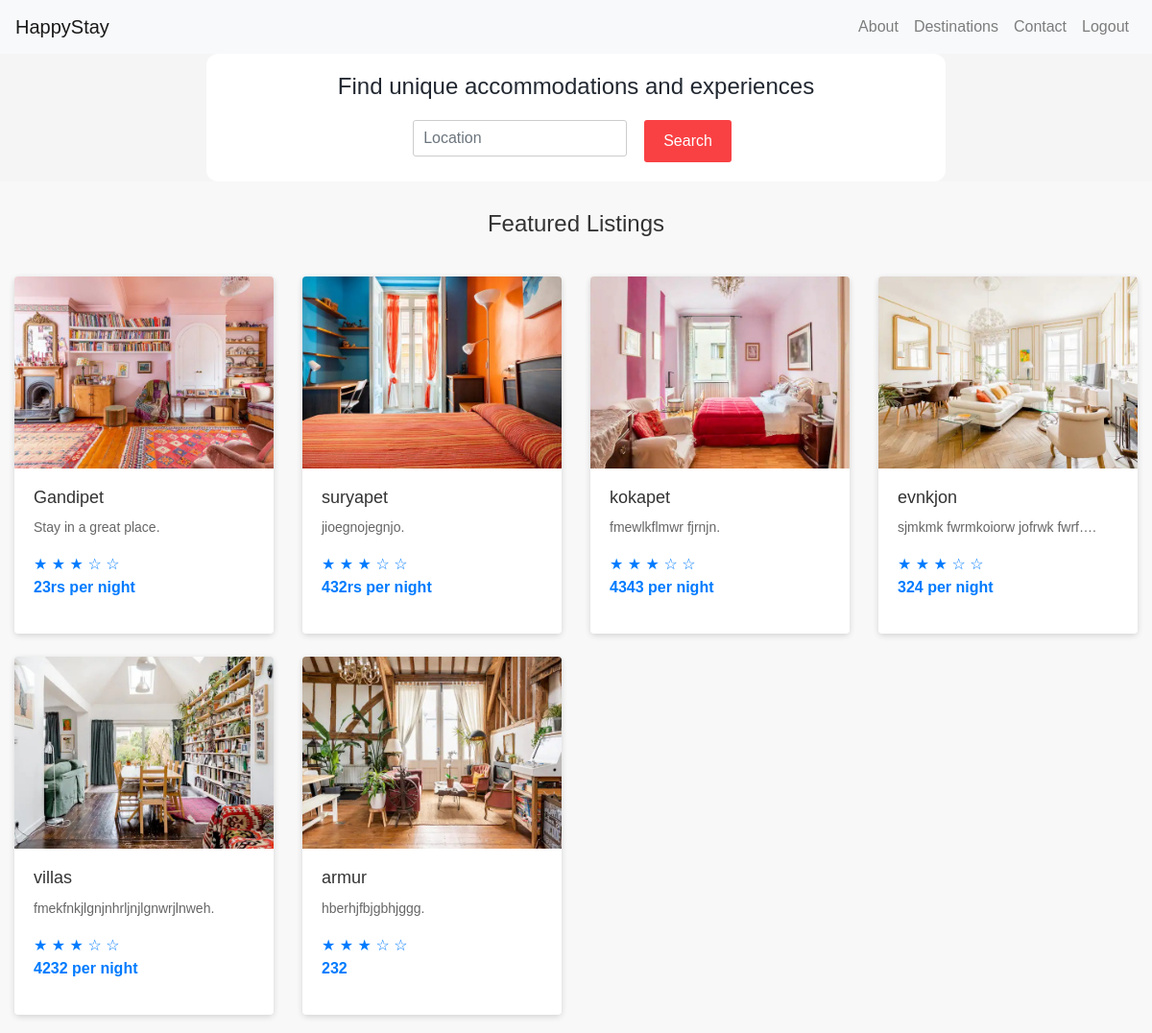
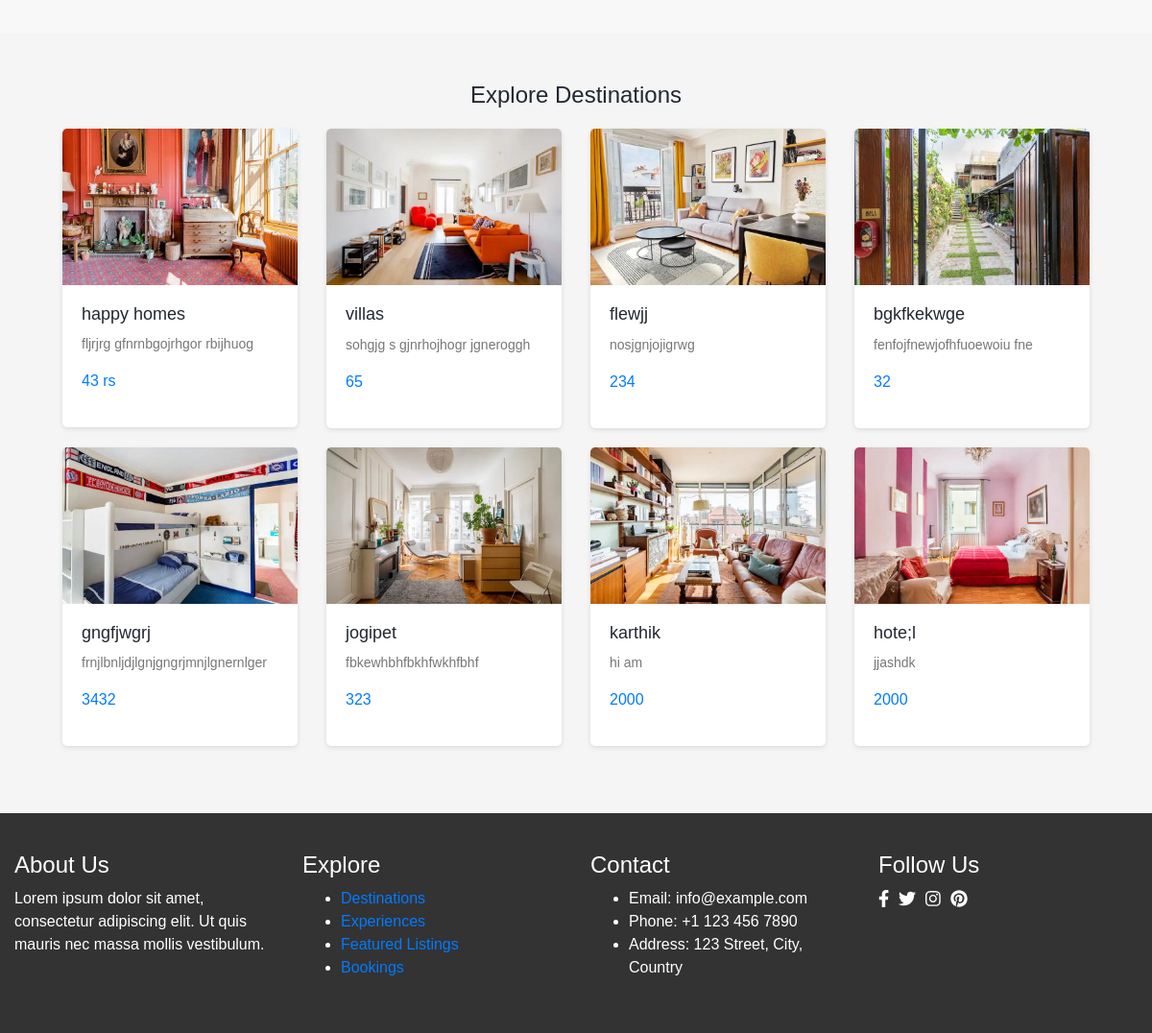
Page /home (signed in) on the committed database (2 pictures, top to bottom).
### myapp/models.py (models this page shows)
class place(models.Model):
    name=models.CharField(max_length=20)
    description=models.CharField(max_length=30)
    rating=models.IntegerField()
    cost=models.CharField(max_length=20)
    city=models.CharField(max_length=20,default='')
    country=models.CharField(max_length=20,default='')
    about=models.CharField(max_length=500,default='')

class Explore(models.Model):
    name=models.CharField(max_length=20)
    description=models.CharField(max_length=100)
    rating=models.IntegerField()
    cost=models.CharField(max_length=20)
    city=models.CharField(max_length=20,default='')
    country=models.CharField(max_length=20,default='')
    about=models.CharField(max_length=500,default='')

### myapp/views.py (the view)
# urls.py: 2. Add a URL to urlpatterns:  path('', views.home, name='home')
@login_required(login_url='signin')
def home(request):
    places=place.objects.all()
    explore_places=Explore.objects.all()
    return render(request,'home.html',{'places':places,'explore':explore_places})

### templates/home.html (shortened to what this page needs)
{% load static %}
<!DOCTYPE html>
<html>
<head>
    <link rel="stylesheet" href="https://stackpath.bootstrapcdn.com/bootstrap/4.5.0/css/bootstrap.min.css">
    <link rel="stylesheet" href="https://cdnjs.cloudflare.com/ajax/libs/font-awesome/5.15.4/css/all.min.css">
    <link rel="stylesheet" href="{% static 'home.css' %}">
</head>
<body>
    <nav class="navbar navbar-expand-lg navbar-light bg-light">
        <a class="navbar-brand" href="#">HappyStay</a>
        <div class="collapse navbar-collapse" id="navbarNav">
            <ul class="navbar-nav ml-auto">
                <li class="nav-item">
                    <a class="nav-link" href="#">About</a>
                </li>
                <li class="nav-item">
                    <a class="nav-link" href="#goto">Destinations</a>
                </li>
                <li class="nav-item">
                    <a class="nav-link" href="#">Contact</a>
                </li>
                <li class="nav-item">
                    <a class="nav-link" href="{% url 'logout' %}">Logout</a>
                </li>
            </ul>
        </div>
    </nav>
    <div class="container">
        <div class="row justify-content-center">
            <div class="col-md-8">
                <div class="search-section text-center">
                    <h2>Find unique accommodations and experiences</h2>
                    <form>
                        <div class="form-row">
                            <div class="col-md-8">
                                <input type="text" id="search-input" class="form-control" placeholder="Location">
                            </div>
                            <div class="col-md-4">
                                <button type="submit" id="search" class="btn btn-primary">Search</button>
                            </div>
                        </div>
                    </form>
                </div>
            </div>
        </div>
    </div>
    <section class="featured-listings">
        <div class="container">
            <h2 class="text-center">Featured Listings</h2>
            <div class="row">
                {% for place in places %}
                <div class="col-12 col-sm-6 col-md-4 col-lg-3" >
                    <a href="/detail/{{place.id}}" style="text-decoration: none;">
                        <div class="card mb-4">
                            <img src="static/images_feat/img{{ place.id}}.jpg" class="card-img-top" alt="Listing 1">
                            <div class="card-body">
                                <h5 class="card-title">{{place.name}}</h5>
                                <p class="card-text">{{place.description|truncatechars_html:30}}.</p>
                                <div class="rating">
                                    <span class="star">&#9733;</span>
                                    <span class="star">&#9733;</span>
                                    <span class="star">&#9733;</span>
                                    <span class="star">&#9734;</span>
                                    <span class="star">&#9734;</span>
                                </div>
                                <p class="card-price">{{place.cost}}</p>
                            </div>
                        </div>
                    </a>
                </div>
                {% endfor %}
            </div>
        </div>
    </section>
    <section class="explore-destinations" id="goto">
        <div class="container">
            <h2 class="text-center" style="margin-bottom: 20px;">Explore Destinations</h2>
            <div class="row">
                {% for place in explore%}
                <div class="col-12 col-sm-6 col-md-4 col-lg-3">
                    <a href="/explores/{{place.id}}" style="text-decoration: none;">
                        <div class="card">
                            <img src="static/images_exp/img{{place.id}}.jpg" class="card-img-top" alt="Destination 1">
                            <div class="card-body">
                                <h5 class="card-title">{{place.name}}</h5>
                                <p class="card-text">{{place.description}}</p>
                                <p class="card-price">{{place.cost}}</p>
                            </div>
                        </div>
                    </a>
                </div>
                {% endfor %}
            </div>
        </div>
    </section>
    <footer>
        <div class="container">
            <div class="row">
                <div class="col-md-3">
                    <h4>About Us</h4>
                    <p>Lorem ipsum dolor sit amet, consectetur adipiscing elit. Ut quis mauris nec massa mollis
                        vestibulum.</p>
                </div>
                <div class="col-md-3">
                    <h4>Explore</h4>
                    <ul>
                        <li><a href="#">Destinations</a></li>
                        <li><a href="#">Experiences</a></li>
                        <li><a href="#">Featured Listings</a></li>
                        <li><a href="#">Bookings</a></li>
                    </ul>
                </div>
                <div class="col-md-3">
                    <h4>Contact</h4>
                    <ul>
                        <li>Email: info@example.com</li>
                        <li>Phone: +1 123 456 7890</li>
                        <li>Address: 123 Street, City, Country</li>
                    </ul>
                </div>
                <div class="col-md-3">
                    <h4>Follow Us</h4>
                    <div class="social-icons">
                        <a href="#" class="icon"><i class="fab fa-facebook-f"></i></a>
                        <a href="#" class="icon"><i class="fab fa-twitter"></i></a>
                        <a href="#" class="icon"><i class="fab fa-instagram"></i></a>
                        <a href="#" class="icon"><i class="fab fa-pinterest"></i></a>
                    </div>
                </div>
            </div>
        </div>
    </footer>
</body>
</html>

### static/home.css (style rules this page uses)
body { font-family: Arial, sans-serif; margin: 0; padding: 0; background-color: #f5f5f5; }
.search-section { background-color: #ffffff; padding: 20px 50px; text-align: center; border-radius: 12px; }
.search-section h2 { margin-top: 0; color: #222831; font-size: 24px; }
.search-section form { margin-top: 20px; display: flex; justify-content: center; }
.search-section input[type="text"], .search-section input[type="date"], .search-section input[type="number"] { padding: 10px; margin-right: 10px; border: 1px solid #cccccc; border-radius: 3px; font-size: 16px; }
.search-section button { padding: 10px 20px; background-color: #f94144; color: #ffffff; border: none; border-radius: 3px; cursor: pointer; font-size: 16px; transition: background-color 0.3s ease; }
section { padding: 50px; }
section h2 { margin-top: 0; color: #222831; font-size: 24px; }
.card { margin-bottom: 20px; border: none; border-radius: 5px; box-shadow: 0 2px 5px rgba(0, 0, 0, 0.1); transition: box-shadow 0.3s ease; }
.card-img-top { border-radius: 5px 5px 0 0; }
.card-body { padding: 20px; }
.card-title { margin-bottom: 10px; color: #222831; font-size: 18px; }
.card-text { color: #777777; font-size: 14px; }
footer { background-color: #333; color: #fff; padding: 40px 0; }
.container { max-width: 1200px; margin: 0 auto; }
.social-icons { display: flex; }
.social-icons .icon { display: inline-block; margin-right: 10px; font-size: 18px; color: #fff; transition: color 0.3s ease; }
.featured-listings { background-color: #f8f8f8; padding: 30px 0; }
.featured-listings h2 { text-align: center; margin-bottom: 40px; color: #333; font-size: 24px; }
.featured-listings .card { box-shadow: 0 2px 6px rgba(0, 0, 0, 0.15); transition: box-shadow 0.3s ease; }
.featured-listings .card-img-top { height: 200px; object-fit: cover; border-top-left-radius: 4px; border-top-right-radius: 4px; }
.featured-listings .card-body { padding: 20px; background-color: #fff; border-bottom-left-radius: 4px; border-bottom-right-radius: 4px; }
.featured-listings .card-title { font-size: 18px; margin-bottom: 10px; color: #333; }
.featured-listings .card-text { color: #666; }
.featured-listings .card-price { font-weight: bold; color: #007bff; }

### rows in the picture
place: shows a picture, name "Gandipet", description "Stay in a great place", cost "23rs per night"
place: shows a picture, name "suryapet", description "jioegnojegnjo", cost "432rs per night"
place: shows a picture, name "kokapet", description "fmewlkflmwr fjrnjn", cost "4343 per night"
place: shows a picture, name "evnkjon", description "sjmkmk fwrmkoiorw jofrwk fwrf…", cost "324 per night"
place: shows a picture, name "villas", description "fmekfnkjlgnjnhrljnjlgnwrjlnweh", cost "4232 per night"
place: shows a picture, name "armur", description "hberhjfbjgbhjggg", cost "232"
Explore: shows a picture, name "happy homes", description "fljrjrg gfnrnbgojrhgor rbijhuog", cost "43 rs"
Explore: shows a picture, name "villas", description "sohgjg s gjnrhojhogr jgneroggh", cost "65"
Explore: shows a picture, name "flewjj", description "nosjgnjojigrwg", cost "234"
Explore: shows a picture, name "bgkfkekwge", description "fenfojfnewjofhfuoewoiu fne", cost "32"
Explore: shows a picture, name "gngfjwgrj", description "frnjlbnljdjlgnjgngrjmnjlgnernlger", cost "3432"
Explore: shows a picture, name "jogipet", description "fbkewhbhfbkhfwkhfbhf", cost "323"
Explore: shows a picture, name "karthik", description "hi am", cost "2000"
Explore: shows a picture, name "hote;l", description "jjashdk", cost "2000"
